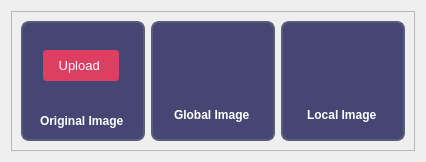
      <widget class="QWidget" name="tab_5">
       <attribute name="title">
        <string>thresholding</string>
       </attribute>
       <layout class="QVBoxLayout" name="verticalLayout">
        <item>
         <widget class="QFrame" name="frame_82">
          <property name="frameShape">
           <enum>QFrame::StyledPanel</enum>
          </property>
          <property name="frameShadow">
           <enum>QFrame::Raised</enum>
          </property>
          <layout class="QHBoxLayout" name="horizontalLayout_36" stretch="1,1,1">
           <item>
            <widget class="QFrame" name="frame_87">
             <property name="styleSheet">
              <string notr="true">background-color:#454674;
border-radius:8px;
border : 2px solid #5A5D7A; </string>
             </property>
             <property name="frameShape">
              <enum>QFrame::StyledPanel</enum>
             </property>
             <property name="frameShadow">
              <enum>QFrame::Raised</enum>
             </property>
             <layout class="QVBoxLayout" name="verticalLayout_48">
              <item>
               <widget class="QFrame" name="frame_84">
                <property name="minimumSize">
                 <size>
                  <width>0</width>
                  <height>50</height>
                 </size>
                </property>
                <property name="maximumSize">
                 <size>
                  <width>16777215</width>
                  <height>40</height>
                 </size>
                </property>
                <property name="styleSheet">
                 <string notr="true">margin-top:0px;
border : 2px solid #454674; </string>
                </property>
                <property name="frameShape">
                 <enum>QFrame::StyledPanel</enum>
                </property>
                <property name="frameShadow">
                 <enum>QFrame::Raised</enum>
                </property>
                <layout class="QHBoxLayout" name="horizontalLayout_37">
                 <property name="leftMargin">
                  <number>7</number>
                 </property>
                 <property name="rightMargin">
                  <number>7</number>
                 </property>
                 <item>
                  <widget class="QPushButton" name="upload_image3_button">
                   <property name="minimumSize">
                    <size>
                     <width>80</width>
                     <height>35</height>
                    </size>
                   </property>
                   <property name="maximumSize">
                    <size>
                     <width>100</width>
                     <height>16777215</height>
                    </size>
                   </property>
                   <property name="font">
                    <font>
                     <family>MS Shell Dlg 2</family>
                     <pointsize>10</pointsize>
                     <weight>9</weight>
                     <italic>false</italic>
                     <bold>false</bold>
                    </font>
                   </property>
                   <property name="styleSheet">
                    <string notr="true">background-color: #DE3E62;
font: 75 10pt &quot;MS Shell Dlg 2&quot;;
border-radius: 5px;
color:white;

</string>
                   </property>
                   <property name="text">
                    <string>Upload </string>
                   </property>
                  </widget>
                 </item>
                 <item>
                  <spacer name="horizontalSpacer">
                   <property name="orientation">
                    <enum>Qt::Horizontal</enum>
                   </property>
                   <property name="sizeHint" stdset="0">
                    <size>
                     <width>40</width>
                     <height>20</height>
                    </size>
                   </property>
                  </spacer>
                 </item>
                </layout>
               </widget>
              </item>
              <item>
               <widget class="QLabel" name="original_image_3">
                <property name="styleSheet">
                 <string notr="true">border : 2px solid #454674; </string>
                </property>
                <property name="text">
                 <string/>
                </property>
               </widget>
              </item>
              <item alignment="Qt::AlignHCenter">
               <widget class="QLabel" name="label_74">
                <property name="maximumSize">
                 <size>
                  <width>300</width>
                  <height>30</height>
                 </size>
                </property>
                <property name="font">
                 <font>
                  <pointsize>9</pointsize>
                  <weight>75</weight>
                  <bold>true</bold>
                 </font>
                </property>
                <property name="styleSheet">
                 <string notr="true">color:white;
border : 2px solid #454674; </string>
                </property>
                <property name="text">
                 <string>Original Image</string>
                </property>
               </widget>
              </item>
             </layout>
            </widget>
           </item>
           <item>
            <widget class="QFrame" name="frame_81">
             <property name="styleSheet">
              <string notr="true">background-color:#454674;
border-radius:8px;
border : 2px solid #5A5D7A; </string>
             </property>
             <property name="frameShape">
              <enum>QFrame::StyledPanel</enum>
             </property>
             <property name="frameShadow">
              <enum>QFrame::Raised</enum>
             </property>
             <layout class="QVBoxLayout" name="verticalLayout_46">
              <item>
               <widget class="QLabel" name="global_image">
                <property name="styleSheet">
                 <string notr="true">border : 2px solid #454674; </string>
                </property>
                <property name="text">
                 <string/>
                </property>
               </widget>
              </item>
              <item alignment="Qt::AlignHCenter">
               <widget class="QLabel" name="label_71">
                <property name="maximumSize">
                 <size>
                  <width>300</width>
                  <height>30</height>
                 </size>
                </property>
                <property name="font">
                 <font>
                  <pointsize>9</pointsize>
                  <weight>75</weight>
                  <bold>true</bold>
                 </font>
                </property>
                <property name="styleSheet">
                 <string notr="true">color:white;
border : 2px solid #454674; </string>
                </property>
                <property name="text">
                 <string>Global Image</string>
                </property>
               </widget>
              </item>
             </layout>
            </widget>
           </item>
           <item>
            <widget class="QFrame" name="frame_80">
             <property name="styleSheet">
              <string notr="true">background-color:#454674;
border-radius:8px;
border : 2px solid #5A5D7A; </string>
             </property>
             <property name="frameShape">
              <enum>QFrame::StyledPanel</enum>
             </property>
             <property name="frameShadow">
              <enum>QFrame::Raised</enum>
             </property>
             <layout class="QVBoxLayout" name="verticalLayout_45">
              <item>
               <widget class="QLabel" name="local_image">
                <property name="styleSheet">
                 <string notr="true">border : 2px solid #454674; </string>
                </property>
                <property name="text">
                 <string/>
                </property>
               </widget>
              </item>
              <item alignment="Qt::AlignHCenter">
               <widget class="QLabel" name="label_70">
                <property name="maximumSize">
                 <size>
                  <width>300</width>
                  <height>30</height>
                 </size>
                </property>
                <property name="font">
                 <font>
                  <pointsize>9</pointsize>
                  <weight>75</weight>
                  <bold>true</bold>
                 </font>
                </property>
                <property name="styleSheet">
                 <string notr="true">color:white;
border : 2px solid #454674; </string>
                </property>
                <property name="text">
                 <string>Local Image</string>
                </property>
               </widget>
              </item>
             </layout>
            </widget>
           </item>
          </layout>
         </widget>
        </item>
       </layout>
      </widget>
